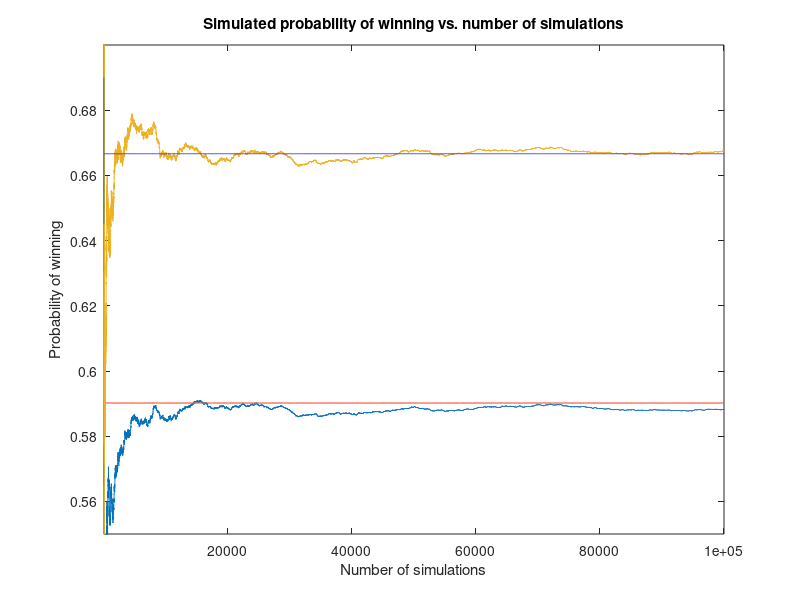

The MATLAB script that drew this image:
% number of simulations m
m = 100000;
n_bins_total = 36;
n_bins_head = 11;
w_head =n_bins_head/n_bins_total;
w_tail = 1-w_head;
p_head_biased = 11/36;
p_tail_biased = 1-p_head_biased;
p_head_fair = 0.5;
p_tail_fair = 1-p_head_fair;
stopping_time = zeros(1,m);
weights = zeros(1,m);
weights_fair = zeros(1,m);

for i = 1:m
    step = 1;
    weight_biased = 1;
    weight_fair = 1;

    while (unidrnd(n_bins_total)> n_bins_head)
          # coin flip resulted in tail -> game continues
          step = step + 1;
          weight_biased= weight_biased*p_tail_biased/w_tail;
          weight_fair = weight_fair*p_tail_fair/w_tail;
     end

     weights_biased(i) = weight_biased*p_head_biased/w_head;
     weights_fair(i) = weight_fair*p_head_fair/w_head;
     stopping_time(i)=step;
end

t_stop_fair = mean(stopping_time.*weights_fair);
t_stop_biased = mean(stopping_time.*weights_biased);
pwin_fair = sum(weights_fair(mod(stopping_time,2)==1)) /length(stopping_time);
pwin_biased = sum(weights_biased(mod(stopping_time,2)==1)) /length(stopping_time);

fprintf( "Stopping time for fair coin:      simulated: %f, calculated %f \n" , t_stop_fair, 2);
fprintf( "Stopping time for biased coin:    simulated: %f, calculated %f \n", t_stop_biased, 36/11);
fprintf( "First player win for fair coin:   simulated: %f, calculated %f \n", pwin_fair, 1/(2-0.5) );
fprintf( "First player win for biased coin: simulated: %f, calculated %f \n", pwin_biased,1/(2-11/36) );

plot( (1:length(stopping_time) )(mod(stopping_time,2)==1)  , cumsum(weights_biased(mod(stopping_time,2)==1))./(   (1:length(stopping_time) )(mod(stopping_time,2)==1)  ) , (1:length(stopping_time) )(mod(stopping_time,2)==1) , 1/(2-11/36)+0*(1:length(stopping_time) )(mod(stopping_time,2)==1) ,
(1:length(stopping_time) )(mod(stopping_time,2)==1)  , cumsum(weights_fair(mod(stopping_time,2)==1))./(   (1:length(stopping_time) )(mod(stopping_time,2)==1)  ) , (1:length(stopping_time) )(mod(stopping_time,2)==1) , 1/(2-18/36)+0*(1:length(stopping_time) )(mod(stopping_time,2)==1) )
title("Simulated probability of winning vs. number of simulations")
xlabel("Number of simulations")
ylabel("Probability of winning")
axis([1 m .55 .7])
